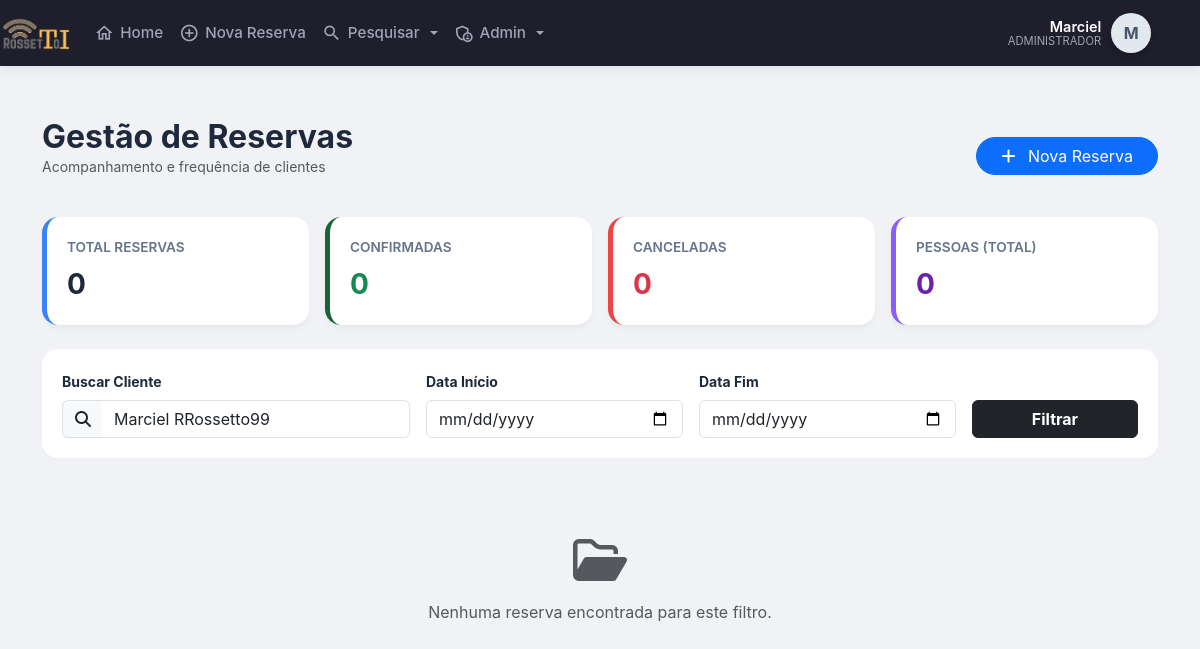
Page /listarReserva_moderno.php?busca=Marciel RRossetto99 (signed in) on the earlier database version.
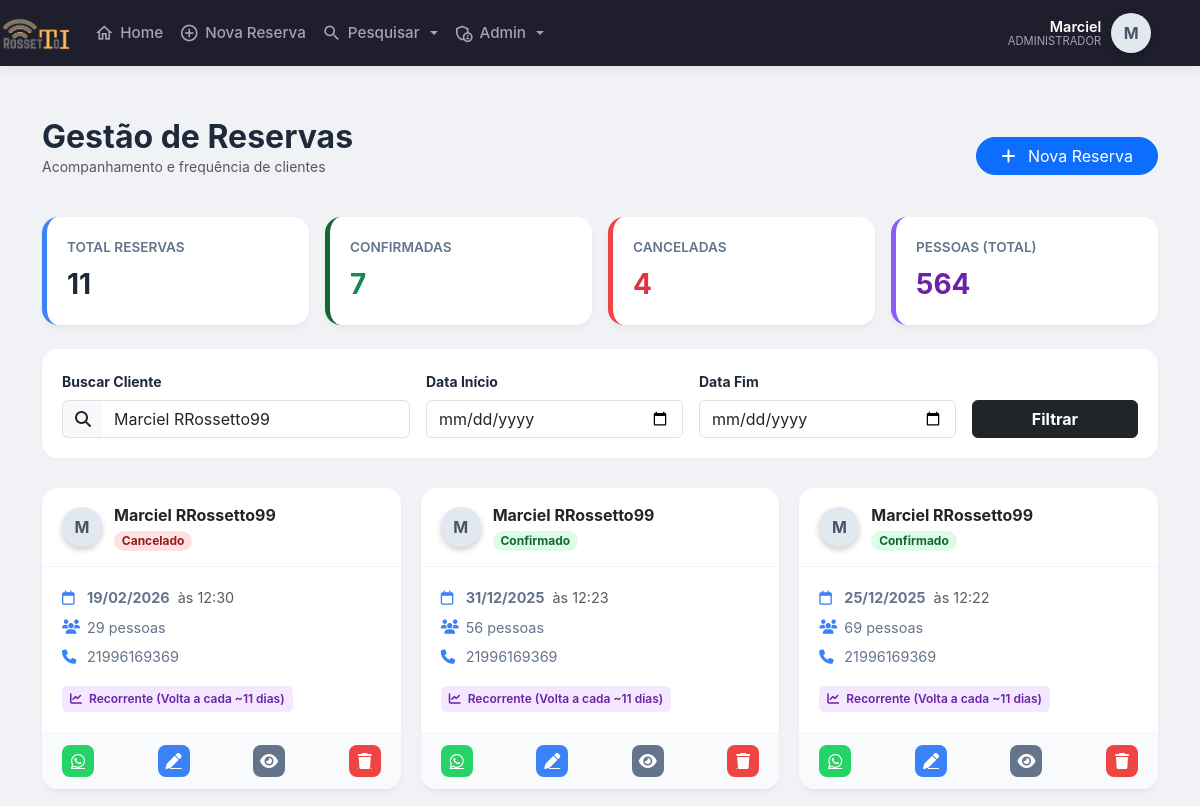
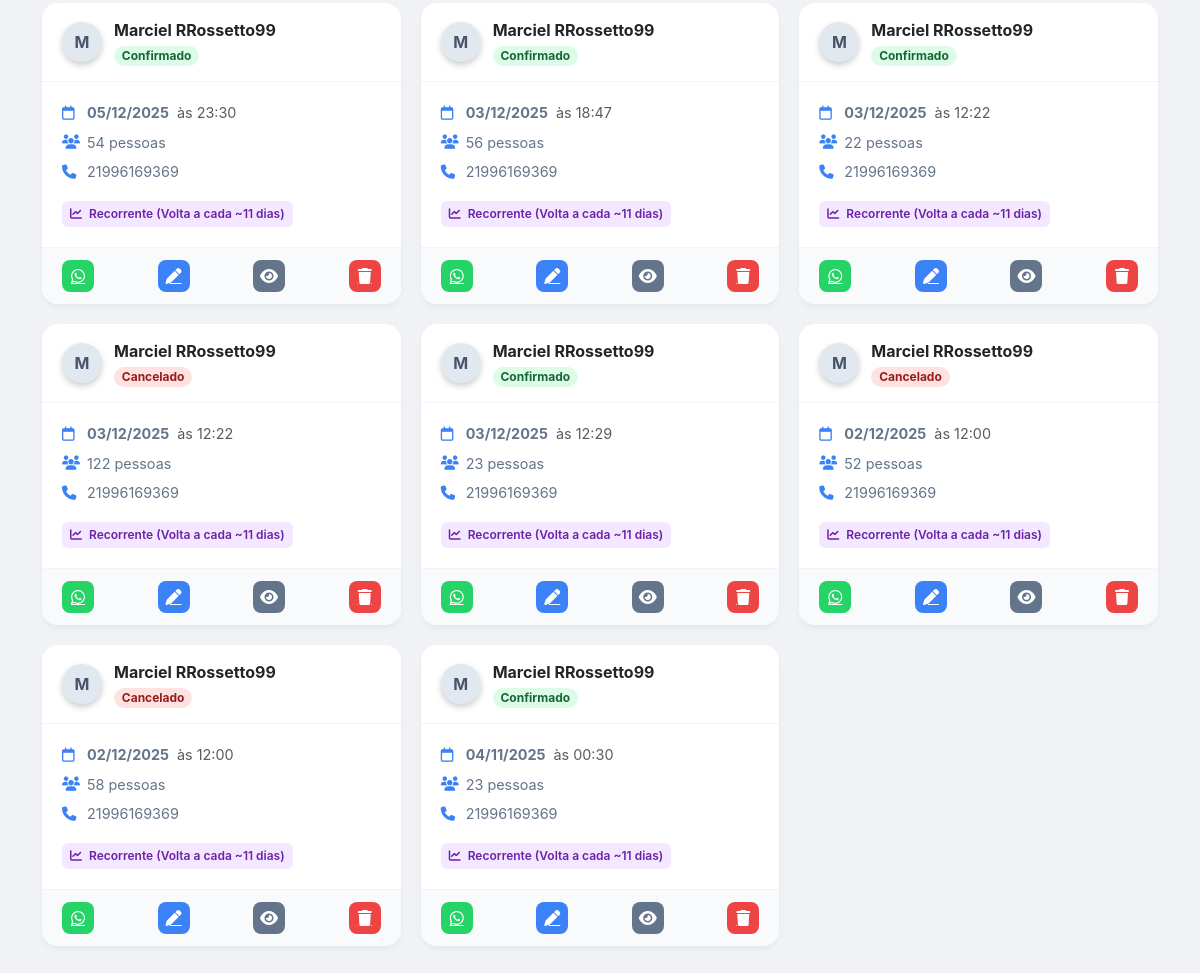
Same page on the later database version (2 pictures, top to bottom).
### tables this page shows
CREATE TABLE `clientes` (
  `id` int(11) NOT NULL AUTO_INCREMENT,
  `nome` varchar(100) NOT NULL,
  `data` date NOT NULL,
  `num_pessoas` int(11) NOT NULL,
  `horario` time NOT NULL,
  `telefone` varchar(255) DEFAULT NULL,
  `telefone2` varchar(255) DEFAULT NULL,
  `tipo_evento` varchar(50) NOT NULL,
  `forma_pagamento` varchar(50) NOT NULL,
  `valor_rodizio` int(11) DEFAULT NULL,
  `num_mesa` varchar(255) DEFAULT NULL,
  `observacoes` varchar(300) NOT NULL,
  `obsCliente` varchar(255) DEFAULT NULL,
  `data_emissao` datetime NOT NULL DEFAULT current_timestamp(),
  `status` tinyint(1) DEFAULT 1,
  `confirmado` tinyint(1) DEFAULT 0,
  `usuario_id` int(11) DEFAULT NULL,
  `motivo_cancelamento` varchar(255) DEFAULT NULL,
  PRIMARY KEY (`id`)
);

### listarReserva_moderno.php (the view, shortened to what the changed rows need)
<?php
require 'cabecalho.php';
$busca       = $_GET['busca'] ?? "";
$where = " WHERE 1=1 ";
$params = [];
if ($busca) {
    $where .= " AND (nome LIKE :busca OR telefone LIKE :busca)";
    $params[':busca'] = "%$busca%";
}
$stmt = $pdo->prepare("SELECT * FROM clientes $where ORDER BY data DESC, id DESC");
$stmt->execute($params);
$reservas = $stmt->fetchAll(PDO::FETCH_ASSOC);
$totalReservas = count($reservas);
$totalPessoas  = 0;
$ativos        = 0;
$cancelados    = 0;
$historicoClientes = [];
foreach ($reservas as $r) {
    $totalPessoas += (int)$r['num_pessoas'];
    if ($r['status'] == 1) $ativos++; else $cancelados++;
    $tel = $r['telefone'];
    if (!isset($historicoClientes[$tel])) {
        $historicoClientes[$tel] = [];
    }
    $historicoClientes[$tel][] = $r['data'];
}
$frequenciaCliente = [];
foreach ($historicoClientes as $tel => $datas) {
    $qtd = count($datas);
    if ($qtd <= 1) {
        $frequenciaCliente[$tel] = [
            'tipo' => 'Novo / Único',
            'media_dias' => 0,
            'badge_class' => 'bg-info'
        ];
    } else {
        rsort($datas);
        $intervalos = [];
        for ($i = 0; $i < count($datas) - 1; $i++) {
            $d1 = new DateTime($datas[$i]);
            $d2 = new DateTime($datas[$i+1]);
            $diff = $d1->diff($d2);
            $intervalos[] = $diff->days;
        }
        $media = count($intervalos) > 0 ? array_sum($intervalos) / count($intervalos) : 0;
        $media = round($media);
        $frequenciaCliente[$tel] = [
            'tipo' => "Recorrente (Volta a cada ~$media dias)",
            'media_dias' => $media,
            'badge_class' => 'bg-purple'
        ];
    }
}
?>
<!DOCTYPE html>
<html lang="pt-br">
<head>
<link href="https://cdn.jsdelivr.net/npm/bootstrap@5.3.0/dist/css/bootstrap.min.css" rel="stylesheet">
<link href="https://cdnjs.cloudflare.com/ajax/libs/font-awesome/6.4.0/css/all.min.css" rel="stylesheet">
</head>
<body>
<div class="container mt-5">
    <div class="d-flex justify-content-between align-items-center mb-4">
        <div>
            <h2 class="fw-bold mb-0">Gestão de Reservas</h2>
        </div>
    </div>
    <div class="row mb-4 g-3">
        <div class="col-md-3">
            <div class="kpi-card" style="border-color: #3b82f6;">
                <div class="kpi-title">Total Reservas</div>
                <div class="kpi-value"><?= $totalReservas ?></div>
            </div>
        </div>
        <div class="col-md-3">
            <div class="kpi-card" style="border-color: #166534;">
                <div class="kpi-title">Confirmadas</div>
                <div class="kpi-value text-success"><?= $ativos ?></div>
            </div>
        </div>
        <div class="col-md-3">
            <div class="kpi-card" style="border-color: #ef4444;">
                <div class="kpi-title">Canceladas</div>
                <div class="kpi-value text-danger"><?= $cancelados ?></div>
            </div>
        </div>
        <div class="col-md-3">
            <div class="kpi-card" style="border-color: #8b5cf6;">
                <div class="kpi-title">Pessoas (Total)</div>
                <div class="kpi-value" style="color:#6b21a8"><?= $totalPessoas ?></div>
            </div>
        </div>
    </div>
    <div class="reserva-grid">
    <?php foreach ($reservas as $r):
        $id = $r['id'];
        $nome = htmlspecialchars($r['nome']);
        $tel = $r['telefone'];
        $status = $r['status'];
        $statusClass = $status == 1 ? 'badge-status-1' : 'badge-status-0';
        $statusLabel = $status == 1 ? 'Confirmado' : 'Cancelado';
        $freqData = $frequenciaCliente[$tel] ?? ['tipo'=>'Novo', 'badge_class'=>'bg-secondary'];
        $cleanTel = preg_replace('/\D/', '', $tel);
        $whatsMsg = urlencode("Olá $nome, confirmando sua reserva para " . date('d/m', strtotime($r['data'])));
        $whatsLink = "https://wa.me/55$cleanTel?text=$whatsMsg";
    ?>
    <div class="card-reserva">
        <div class="card-header-custom">
            <div class="d-flex align-items-center">
                <div class="user-avatar">
                    <?= strtoupper(substr($nome, 0, 1)) ?>
                </div>
                <div>
                    <div class="fw-bold text-dark"><?= $nome ?></div>
                    <span class="badge rounded-pill <?= $statusClass ?>"><?= $statusLabel ?></span>
                </div>
            </div>
        </div>
        <div class="card-body-custom">
            <div class="info-row">
                <i class="fa-regular fa-calendar"></i>
                <strong><?= date('d/m/Y', strtotime($r['data'])) ?></strong>
                <span class="ms-2 text-muted">às <?= substr($r['horario'], 0, 5) ?></span>
            </div>
            <div class="info-row">
                <i class="fa-solid fa-users"></i>
                <span><?= $r['num_pessoas'] ?> pessoas</span>
            </div>
            <div class="info-row">
                <i class="fa-solid fa-phone"></i>
                <span><?= $tel ?></span>
            </div>
            <div class="frequency-tag <?= $freqData['badge_class'] ?>">
                <i class="fa-solid fa-chart-line me-1"></i> <?= $freqData['tipo'] ?>
            </div>
        </div>
        <div class="action-bar">
            <a href="<?= $whatsLink ?>" target="_blank" class="btn-icon btn-whats" title="WhatsApp"><i class="fa-brands fa-whatsapp"></i></a>
            <a href="editar_reserva.php?id=<?= $id ?>" class="btn-icon btn-edit" title="Editar"><i class="fa-solid fa-pen"></i></a>
            <button class="btn-icon btn-view" onclick="openDetails(<?= htmlspecialchars(json_encode($r)) ?>)" title="Ver Detalhes"><i class="fa-solid fa-eye"></i></button>
            <a href="excluir_reserva.php?id=<?= $id ?>" class="btn-icon btn-del" onclick="return confirm('Tem certeza?')" title="Excluir"><i class="fa-solid fa-trash"></i></a>
        </div>
    </div>
    <?php endforeach; ?>
    </div>
    <?php if(empty($reservas)): ?>
        <div class="text-center py-5 text-muted">
            <i class="fa-regular fa-folder-open fa-3x mb-3"></i>
            <p>Nenhuma reserva encontrada para este filtro.</p>
        </div>
    <?php endif; ?>
</div>
</body>
</html>

Differences in the rows shown:
now on this page (row edited): clientes: nome "M", nome "Marciel RRossetto99", status "Cancelado", data "19/02/2026", horario "12:30", num_pessoas "29", telefone "21996169369", telefone "Recorrente (Volta a cada ~11 dias)"
now on this page (row edited): clientes: nome "M", nome "Marciel RRossetto99", status "Confirmado", data "31/12/2025", horario "12:23", num_pessoas "56", telefone "21996169369", telefone "Recorrente (Volta a cada ~11 dias)"
now on this page (row edited): clientes: nome "M", nome "Marciel RRossetto99", status "Confirmado", data "25/12/2025", horario "12:22", num_pessoas "69", telefone "21996169369", telefone "Recorrente (Volta a cada ~11 dias)"
now on this page (row edited): clientes: nome "M", nome "Marciel RRossetto99", status "Confirmado", data "05/12/2025", horario "23:30", num_pessoas "54", telefone "21996169369", telefone "Recorrente (Volta a cada ~11 dias)"
now on this page (row edited): clientes: nome "M", nome "Marciel RRossetto99", status "Confirmado", data "03/12/2025", horario "18:47", num_pessoas "56", telefone "21996169369", telefone "Recorrente (Volta a cada ~11 dias)"
now on this page (row edited): clientes: nome "M", nome "Marciel RRossetto99", status "Confirmado", data "03/12/2025", horario "12:22", num_pessoas "22", telefone "21996169369", telefone "Recorrente (Volta a cada ~11 dias)"
now on this page (row edited): clientes: nome "M", nome "Marciel RRossetto99", status "Cancelado", data "03/12/2025", horario "12:22", num_pessoas "122", telefone "21996169369", telefone "Recorrente (Volta a cada ~11 dias)"
now on this page (row edited): clientes: nome "M", nome "Marciel RRossetto99", status "Confirmado", data "03/12/2025", horario "12:29", num_pessoas "23", telefone "21996169369", telefone "Recorrente (Volta a cada ~11 dias)"
now on this page (row edited): clientes: nome "M", nome "Marciel RRossetto99", status "Cancelado", data "02/12/2025", horario "12:00", num_pessoas "52", telefone "21996169369", telefone "Recorrente (Volta a cada ~11 dias)"
now on this page (row edited): clientes: nome "M", nome "Marciel RRossetto99", status "Cancelado", data "02/12/2025", horario "12:00", num_pessoas "58", telefone "21996169369", telefone "Recorrente (Volta a cada ~11 dias)"
added clientes: nome "M", nome "Marciel RRossetto99", status "Confirmado", data "04/11/2025", horario "00:30", num_pessoas "23", telefone "21996169369", telefone "Recorrente (Volta a cada ~11 dias)"
Other differences:
$totalReservas: "0" → "11"
$ativos: "0" → "7"
$cancelados: "0" → "4"
$totalPessoas: "0" → "564"
text no longer shown: "Nenhuma reserva encontrada para este filtro."
